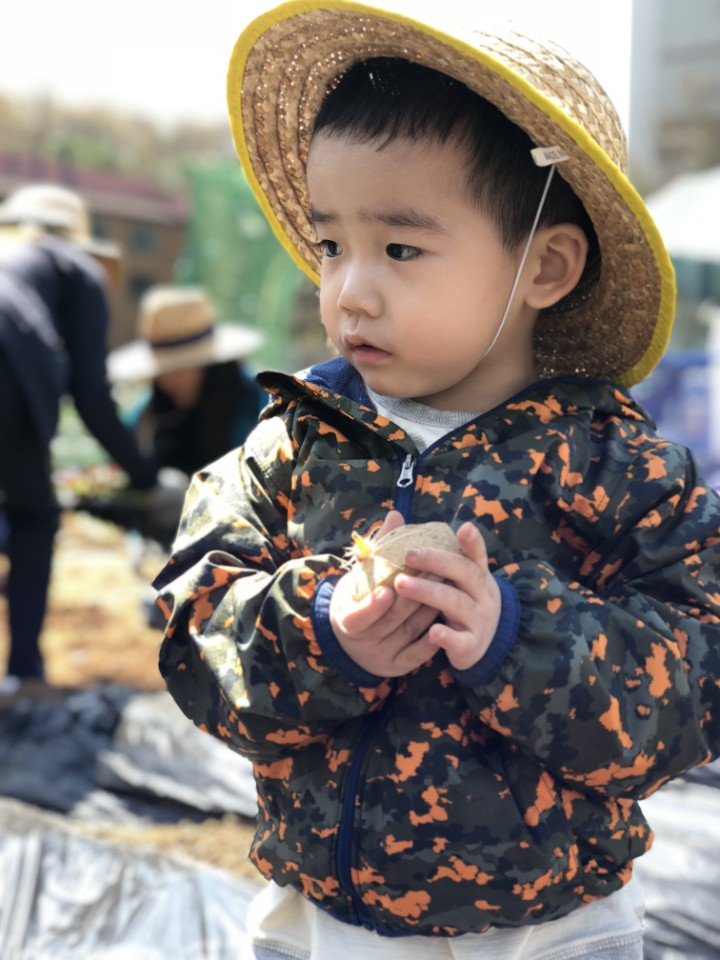
#> input picture OpenCV/img/100.jpg, 720 x 960 px
$ python img.py
#> lines starting #> are read from the running program, lines starting #| are printed output that depends on the picture
import cv2
import numpy as np
import matplotlib.pyplot as plt
import math


def showImage():
    imgfile = 'img/100.jpg'

    img = cv2.imread(imgfile, cv2.IMREAD_COLOR)
    img_gray = cv2.imread(imgfile, 0) # GrayScale
    img_alp = cv2.imread(imgfile, cv2.IMREAD_UNCHANGED)

    cv2.imshow('Kyung Hyun', img)
    cv2.waitKey(1000)
    cv2.destroyAllWindows()

    cv2.imshow('Kyung Hyun - GrayScale', img_gray)
    cv2.waitKey(1500)
    cv2.destroyAllWindows()

    cv2.imshow('Kyung Hyun - Unchanged', img_alp)
    cv2.waitKey(2000)
    cv2.destroyAllWindows()

    # Window Size 변경 가능
    cv2.namedWindow('Kyung Hyun - NORMAL', cv2.WINDOW_NORMAL)
    cv2.imshow('Kyung Hyun - NORMAL', img)
    cv2.waitKey(0)
    cv2.destroyAllWindows()

    # Image 복사
    k = cv2.waitKey(0) & 0xFF

    if k == 27:
        cv2.destroyAllWindows()
    elif k == ord('c'):
        cv2.imwrite("img/100_copy.jpg", img)
        cv2.destroyAllWindows()

    # [7 lines of commented-out code are left out]


def viewResult2(viewData, row):
#viewData = {'Original': img, 'Gray Img' : img_gray, 'Alpha Img' : img_alp}

    dataLen = len(viewData)
    cols = math.ceil(dataLen/row)
    print("cols = ", cols)

    i = 1
    for key, val in viewData.items():
        subplotNo = str(cols)+str(row)+str(i)
        print('key = ', key)
        print('subplotNo = ', subplotNo)
        #cv2.imshow(key, val)

        #plt.subplot(subplotNo), plt.imshow(val, cmap = 'gray')
        plt.subplot(subplotNo), plt.imshow(val)
        plt.title(key), plt.xticks([]), plt.yticks([])

        i = i + 1
    # End of for key, val int viewData.items():

    plt.show()
# End of viewResult2()


imgfile = 'img/100.jpg'
img = cv2.imread(imgfile, cv2.IMREAD_COLOR)
#> img is the input picture: shape (960, 720, 3); mean B, G, R 115.6, 120.9, 127.8
img_gray = cv2.imread(imgfile, 0) # GrayScale
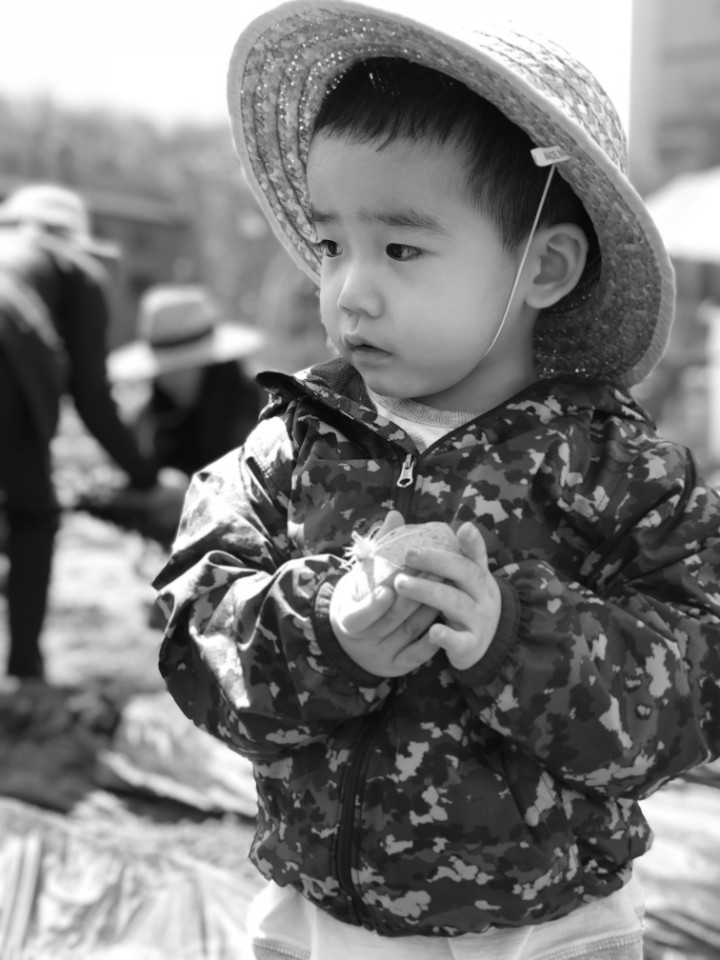
#> img_gray: shape (960, 720); min 2, max 255, mean 122.4
img_alp = cv2.imread(imgfile, cv2.IMREAD_UNCHANGED)
img_4 = img

viewData = {'Original': img, 'Gray Img' : img_gray, 'Alpha Img' : img_alp}
LEN = len(viewData)
#> LEN = 3
print('LEN = ', LEN)
#| LEN =  3

row = 3
viewResult2(viewData, row)
#> in viewResult2, `cols = math.ceil(dataLen/row)`: cols = 1
#| cols =  1
#> the loop in viewResult2, `for key, val in viewData.items():` made 3 passes
#> (key, subplotNo) on passes 1 to 3: ('Original', '131'), ('Gray Img', '132'), ('Alpha Img', '133')
#| key =  Original
#| subplotNo =  131
#| key =  Gray Img
#| subplotNo =  132
#| key =  Alpha Img
#| subplotNo =  133
#> after the loop in viewResult2, `for key, val in viewData.items():`: i = 4
#> in viewResult2, `plt.show()`:
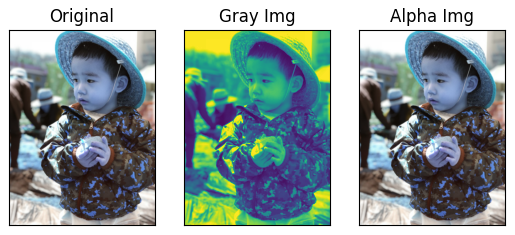
#> figure drawn by matplotlib, 3 panels; B, G, R data is drawn as R, G, B


'''
plt.subplot(334), plt.imshow(img_gray)
plt.xticks([]), plt.yticks([])

plt.subplot(332), plt.imshow(img)
plt.xticks([]), plt.yticks([])

plt.subplot(336), plt.imshow(img_alp)
plt.xticks([]), plt.yticks([])

plt.subplot(338), plt.imshow(img_4)
plt.xticks([]), plt.yticks([])
'''
plt.subplot(131), plt.imshow(img_gray)
plt.xticks([]), plt.yticks([])

plt.subplot(232), plt.imshow(img)
plt.xticks([]), plt.yticks([])

plt.subplot(235), plt.imshow(img_alp)
plt.xticks([]), plt.yticks([])

plt.subplot(133), plt.imshow(img_4)
plt.xticks([]), plt.yticks([])

plt.show()
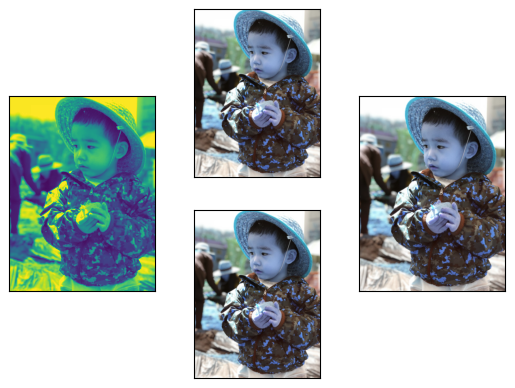
#> figure drawn by matplotlib, 4 panels; B, G, R data is drawn as R, G, B


#plt.title(key), plt.xticks([]), plt.yticks([])


#showImage()
cv2.destroyAllWindows()


#viewData = {'Original': img, 'Gray Img' : img_gray, 'Alpha Img' : img_alp}
#LEN = len(viewData)
#print('LEN = ', LEN)

$ run again, with OpenCV/img/221.jpg copied over OpenCV/img/100.jpg
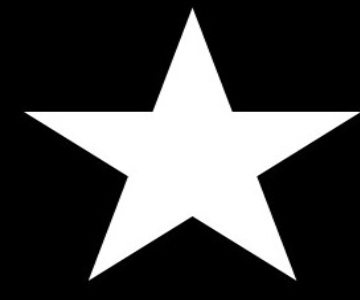
#> input picture OpenCV/img/221.jpg, 360 x 300 px
#> img is the input picture: shape (300, 360, 3); min 0, max 255, mean 71.1
#> LEN = 3
#| LEN =  3
#> cols = 1
#| cols =  1
#> the loop in viewResult2, `for key, val in viewData.items():` made 3 passes
#> (key, subplotNo) on passes 1 to 3: ('Original', '131'), ('Gray Img', '132'), ('Alpha Img', '133')
#> (printed output is left out)
#> after the loop in viewResult2, `for key, val in viewData.items():`: i = 4
#> in viewResult2, `plt.show()`:
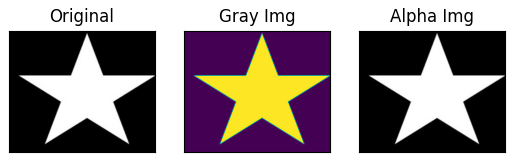
#> figure drawn by matplotlib, 3 panels
#> `plt.show()`:
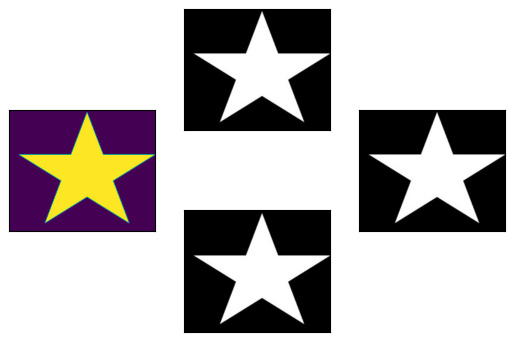
#> figure drawn by matplotlib, 4 panels

$ run again, with OpenCV/img/222.jpg copied over OpenCV/img/100.jpg
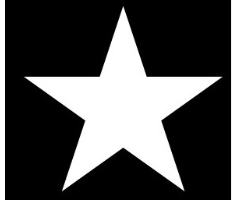
#> input picture OpenCV/img/222.jpg, 240 x 200 px
#> img is the input picture: shape (200, 240, 3); min 0, max 255, mean 78.8
#> LEN = 3
#| LEN =  3
#> cols = 1
#| cols =  1
#> the loop in viewResult2, `for key, val in viewData.items():` made 3 passes
#> (key, subplotNo) on passes 1 to 3: ('Original', '131'), ('Gray Img', '132'), ('Alpha Img', '133')
#> (printed output is left out)
#> after the loop in viewResult2, `for key, val in viewData.items():`: i = 4
#> in viewResult2, `plt.show()`:
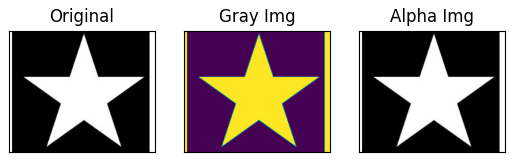
#> figure drawn by matplotlib, 3 panels
#> `plt.show()`:
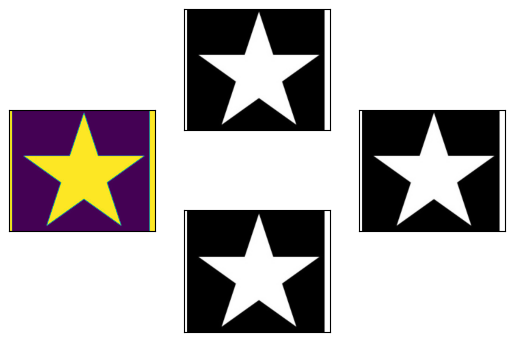
#> figure drawn by matplotlib, 4 panels
